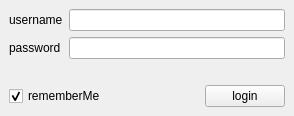
<?xml version="1.0" encoding="UTF-8"?>
<ui version="4.0">
 <class>MainWindowAuth</class>
 <widget class="QMainWindow" name="MainWindowAuth">
  <property name="windowModality">
   <enum>Qt::WindowModal</enum>
  </property>
  <property name="geometry">
   <rect>
    <x>0</x>
    <y>0</y>
    <width>294</width>
    <height>116</height>
   </rect>
  </property>
  <property name="windowTitle">
   <string>login</string>
  </property>
  <widget class="QWidget" name="centralwidget">
   <layout class="QVBoxLayout" name="verticalLayout">
    <item>
     <layout class="QGridLayout" name="gridLayout">
      <item row="0" column="0">
       <widget class="QLabel" name="labelUser">
        <property name="enabled">
         <bool>true</bool>
        </property>
        <property name="text">
         <string>username</string>
        </property>
       </widget>
      </item>
      <item row="0" column="1">
       <widget class="QLineEdit" name="lineEditUser"/>
      </item>
      <item row="1" column="0">
       <widget class="QLabel" name="labelPass">
        <property name="text">
         <string>password</string>
        </property>
       </widget>
      </item>
      <item row="1" column="1">
       <widget class="QLineEdit" name="lineEditPass">
        <property name="echoMode">
         <enum>QLineEdit::Password</enum>
        </property>
       </widget>
      </item>
     </layout>
    </item>
    <item>
     <spacer name="verticalSpacer">
      <property name="orientation">
       <enum>Qt::Vertical</enum>
      </property>
      <property name="sizeHint" stdset="0">
       <size>
        <width>20</width>
        <height>40</height>
       </size>
      </property>
     </spacer>
    </item>
    <item>
     <layout class="QHBoxLayout" name="horizontalLayout_3">
      <item>
       <widget class="QCheckBox" name="checkBoxRememberMe">
        <property name="focusPolicy">
         <enum>Qt::StrongFocus</enum>
        </property>
        <property name="text">
         <string>rememberMe</string>
        </property>
        <property name="checked">
         <bool>true</bool>
        </property>
       </widget>
      </item>
      <item>
       <spacer name="horizontalSpacer">
        <property name="orientation">
         <enum>Qt::Horizontal</enum>
        </property>
        <property name="sizeHint" stdset="0">
         <size>
          <width>40</width>
          <height>20</height>
         </size>
        </property>
       </spacer>
      </item>
      <item>
       <widget class="QPushButton" name="pushButton">
        <property name="focusPolicy">
         <enum>Qt::StrongFocus</enum>
        </property>
        <property name="text">
         <string>login</string>
        </property>
        <property name="shortcut">
         <string>Return</string>
        </property>
        <property name="autoDefault">
         <bool>false</bool>
        </property>
       </widget>
      </item>
     </layout>
    </item>
   </layout>
  </widget>
 </widget>
 <resources/>
 <connections/>
</ui>
